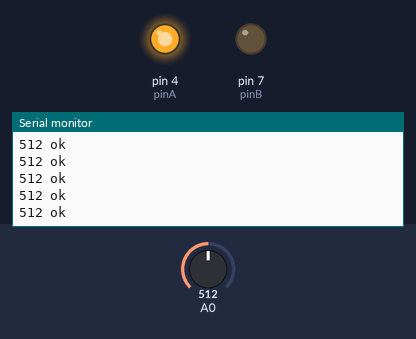
A sketch run on a simulated Arduino Uno, built with avr-gcc and run on an emulated ATmega328P. Shown: output pins drawn as LEDs (lit = HIGH), the last lines printed to the serial monitor. The test bench sets the inputs (shaded band); at power-on: A0 = 512. Pins used as bus, display or sensor lines are not drawn.

Above: at 1.2 s.
1.3 s: A0 set to 106
At 2.1 s:
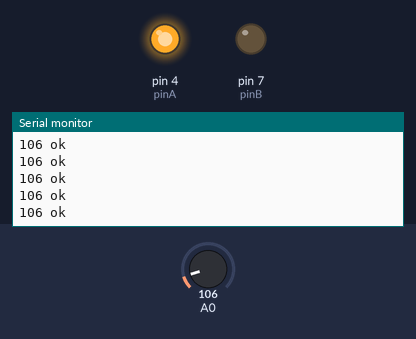
2.8 s: A0 set to 90
At 3.7 s:
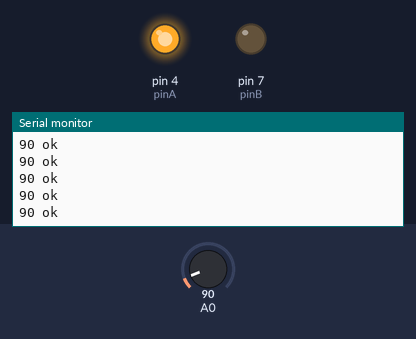
Timing chart, 0 to 5.8 s (numbered marks = the images above; inputs shaded):
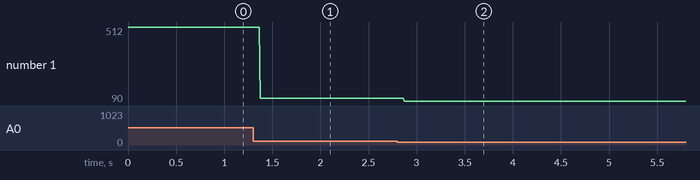

The sketch:

Motore_Japi-Taglia_21-04.ino
```cpp
//MIN = 380
//MAX = 655

// Attributes

int pinTrigger = 2;

int pinA = 4;
int pinB = 7;

/*
 * Down:  A - HIGH / B - LOW
 * Up:  A - LOW / B - HIGH
 *
 */

int pos;

void setup() {
  pinMode(pinTrigger, OUTPUT);
  pinMode(A0, INPUT);

  pinMode(pinA, OUTPUT);
  pinMode(pinB, OUTPUT);

  digitalWrite(pinA, HIGH);
  digitalWrite(pinB, LOW);

  Serial.begin(9600);
}

void loop() {
  digitalWrite(pinTrigger, LOW);

  digitalWrite(pinA, HIGH);
  digitalWrite(pinB, LOW);

  pos = analogRead(A0);
  Serial.print(pos);

  digitalWrite(pinTrigger, HIGH);

  Serial.println(" ok");
}
```

Measured:
- after the input at 1.3 s, the serial monitor: prints a new line after 0.07 s (image 1)
- after the input at 2.8 s, the serial monitor: prints a new line after 0.07 s (image 2)
- plotted number 1: 512 → 106 after the input at 1.3 s, 106 → 90 after the input at 2.8 s
